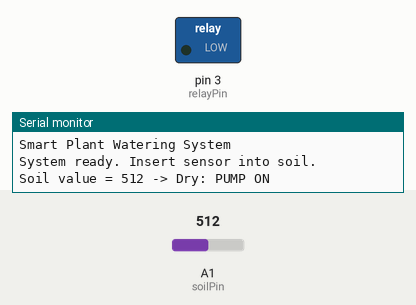
This sketch was run on a simulated Arduino Uno, built with avr-gcc and run on an emulated ATmega328P. On the bench: switched loads named in the sketch (green lamp = pin HIGH), the last lines printed to the serial monitor. The inputs (shaded band) are chosen by the test bench; at power-on: A1 (soilPin) = 512.

Above: at 2.2 s.
2.3 s: A1 (soilPin) set to 688
5.0 s: A1 (soilPin) set to 717
At 6.3 s:
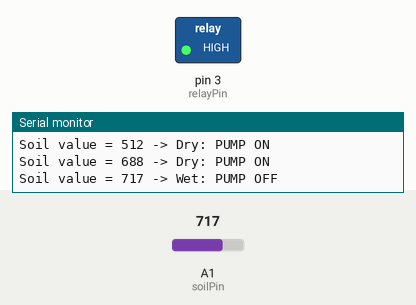
8.5 s: A1 (soilPin) set to 690
At 9.4 s:
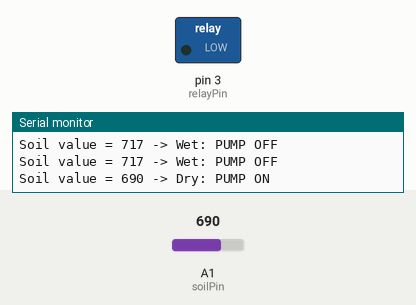
11.2 s: A1 (soilPin) set to 710
At 13.7 s:
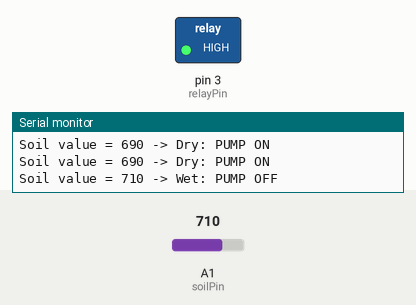
Timing chart, 0 to 15.2 s (numbered marks = the images above; inputs shaded):
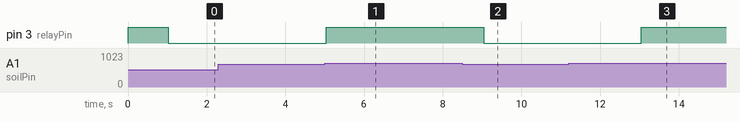

The sketch:

SmartPlantWatering.ino
```cpp
// Smart Plant Watering System
// Arduino UNO + Soil Moisture Sensor + Relay Module + Water Pump
// Relay module: LOW trigger

const int soilPin = A1;      // Soil sensor analog output
const int relayPin = 3;      // Relay IN pin

int soilValue = 0;
int threshold = 700;         // Adjust according to soil/sensor readings

void setup() {
  pinMode(relayPin, OUTPUT);

  // Relay is LOW-triggered, so HIGH keeps the pump OFF
  digitalWrite(relayPin, HIGH);

  Serial.begin(9600);

  delay(1000);

  Serial.println("Smart Plant Watering System");
  Serial.println("System ready. Insert sensor into soil.");
}

void loop() {
  // Read soil moisture sensor
  soilValue = analogRead(soilPin);

  Serial.print("Soil value = ");
  Serial.print(soilValue);

  // Dry soil
  if (soilValue < threshold) {
    // Turn pump ON
    digitalWrite(relayPin, LOW);

    Serial.println(" -> Dry: PUMP ON");
  }

  // Wet soil
  else {
    // Turn pump OFF
    digitalWrite(relayPin, HIGH);

    Serial.println(" -> Wet: PUMP OFF");
  }

  delay(2000);
}
```

Measured:
- the behaviour switches between 699 and 700 on A1 (soilPin) (found by bisection; images 0 and 1)
- after the input at 5.0 s, pin 3 (relayPin): LOW → HIGH at once
- after the input at 8.5 s, pin 3 (relayPin): HIGH → LOW after 0.54 s
- after the input at 11.2 s, pin 3 (relayPin): LOW → HIGH after 1.8 s
